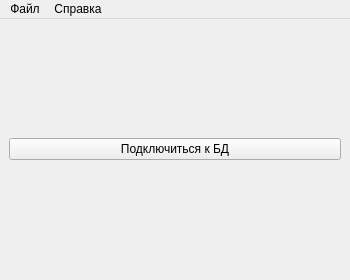
<?xml version="1.0" encoding="UTF-8"?>
<ui version="4.0">
 <class>MainWindow</class>
 <widget class="QMainWindow" name="MainWindow">
  <property name="geometry">
   <rect>
    <x>0</x>
    <y>0</y>
    <width>350</width>
    <height>280</height>
   </rect>
  </property>
  <property name="minimumSize">
   <size>
    <width>300</width>
    <height>200</height>
   </size>
  </property>
  <property name="maximumSize">
   <size>
    <width>500</width>
    <height>400</height>
   </size>
  </property>
  <property name="acceptDrops">
   <bool>false</bool>
  </property>
  <property name="windowTitle">
   <string>Главное окно</string>
  </property>
  <property name="animated">
   <bool>true</bool>
  </property>
  <widget class="QWidget" name="centralwidget">
   <layout class="QVBoxLayout" name="verticalLayout">
    <property name="sizeConstraint">
     <enum>QLayout::SetDefaultConstraint</enum>
    </property>
    <item>
     <widget class="QPushButton" name="pb_connect">
      <property name="sizePolicy">
       <sizepolicy hsizetype="Minimum" vsizetype="Maximum">
        <horstretch>0</horstretch>
        <verstretch>0</verstretch>
       </sizepolicy>
      </property>
      <property name="text">
       <string>Подключиться к БД</string>
      </property>
     </widget>
    </item>
   </layout>
  </widget>
  <widget class="QMenuBar" name="menubar">
   <property name="geometry">
    <rect>
     <x>0</x>
     <y>0</y>
     <width>350</width>
     <height>21</height>
    </rect>
   </property>
   <widget class="QMenu" name="menuFile">
    <property name="title">
     <string>Файл</string>
    </property>
    <addaction name="actionConnect"/>
    <addaction name="separator"/>
    <addaction name="actionExit"/>
   </widget>
   <widget class="QMenu" name="menuHelp">
    <property name="title">
     <string>Справка</string>
    </property>
    <addaction name="actionAbout"/>
   </widget>
   <addaction name="menuFile"/>
   <addaction name="menuHelp"/>
  </widget>
  <action name="actionExit">
   <property name="text">
    <string>Выход</string>
   </property>
  </action>
  <action name="actionConnect">
   <property name="text">
    <string>Подключиться к БД</string>
   </property>
  </action>
  <action name="actionAbout">
   <property name="text">
    <string>О программе</string>
   </property>
  </action>
 </widget>
 <resources/>
 <connections>
  <connection>
   <sender>actionExit</sender>
   <signal>triggered()</signal>
   <receiver>MainWindow</receiver>
   <slot>close()</slot>
   <hints>
    <hint type="sourcelabel">
     <x>-1</x>
     <y>-1</y>
    </hint>
    <hint type="destinationlabel">
     <x>174</x>
     <y>139</y>
    </hint>
   </hints>
  </connection>
  <connection>
   <sender>actionConnect</sender>
   <signal>triggered()</signal>
   <receiver>pb_connect</receiver>
   <slot>click()</slot>
   <hints>
    <hint type="sourcelabel">
     <x>-1</x>
     <y>-1</y>
    </hint>
    <hint type="destinationlabel">
     <x>174</x>
     <y>150</y>
    </hint>
   </hints>
  </connection>
 </connections>
</ui>
